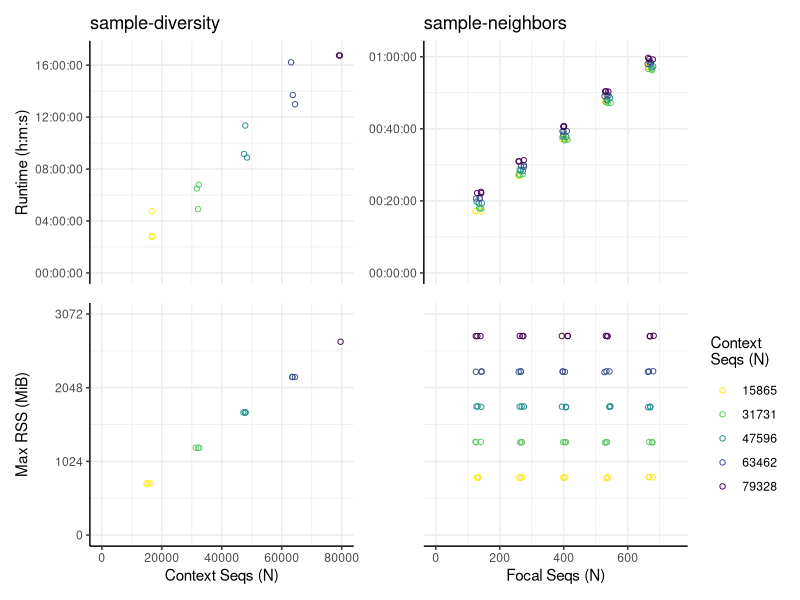
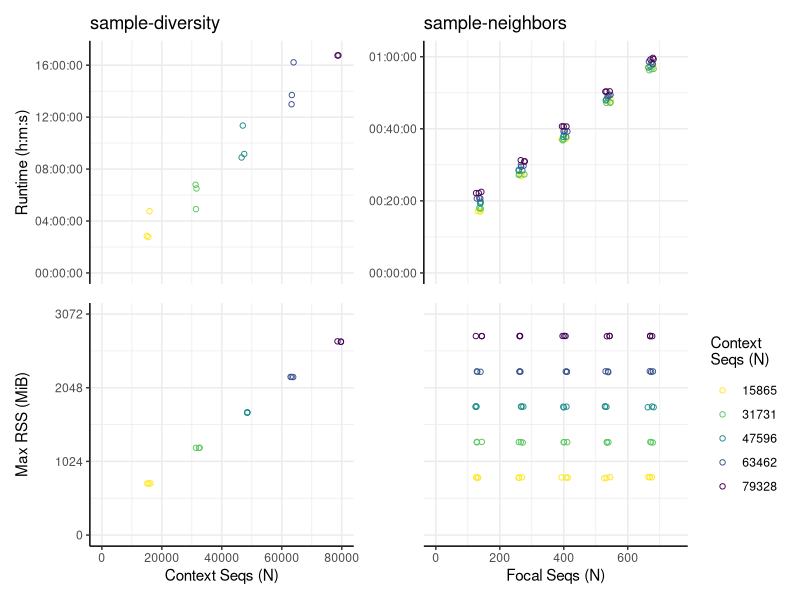
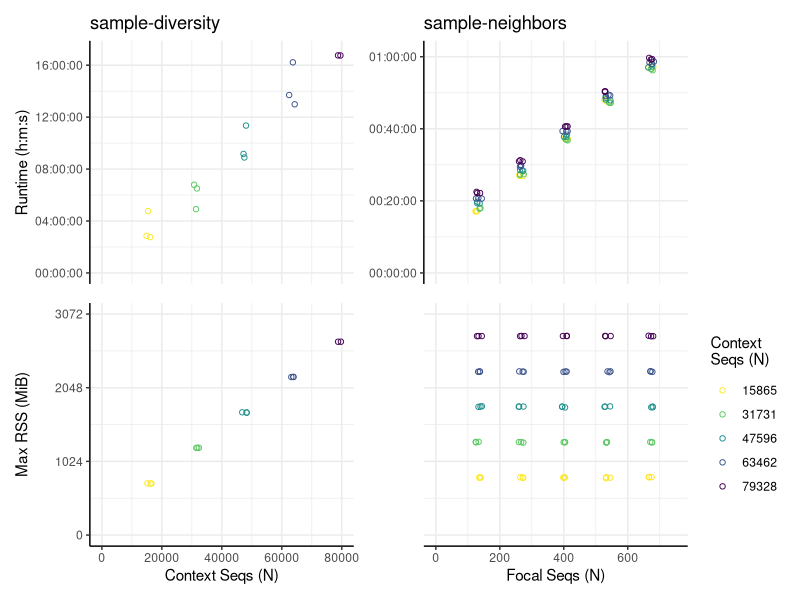
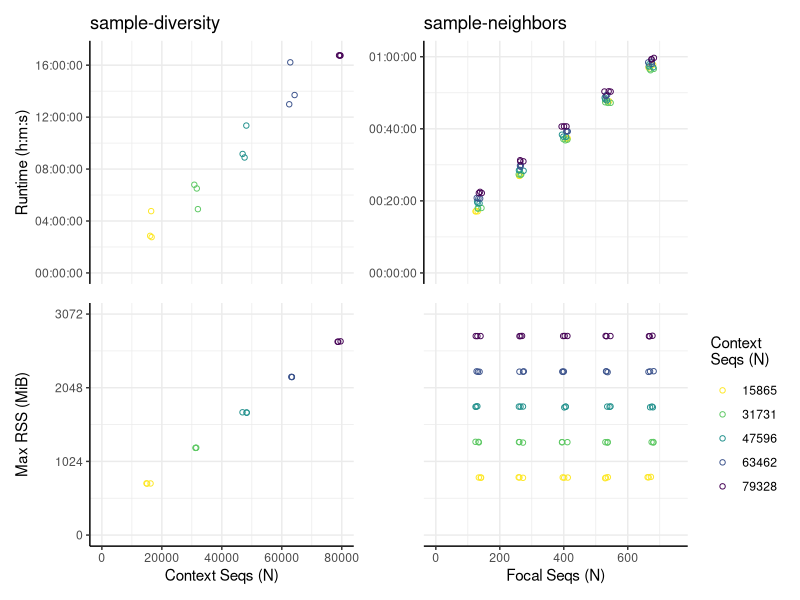

The R source for these figures, in order:
## ---- chunk 1
knitr::opts_chunk$set(echo = TRUE)
## ---- chunk 2
library(readr)
library(dplyr)
library(tidyr)
library(tibble)

div_df = read_tsv('results_diversity.tsv')
div_df = div_df %>%
  separate(file, c(NA, 'context', 'iter'), '_', convert=TRUE) %>%
  add_column(focal=NA, type='diversity')
## ---- chunk 3
nb_df = read_tsv('results_neighbors.tsv')
nb_df = nb_df %>%
  separate(file, c(NA, NA, 'focal', NA, NA, 'context', 'iter'), '_', convert=TRUE) %>%
  add_column(type='neighbors')
## ---- chunk 4
library(reshape2)
bench_df = union(div_df, nb_df)
bench_df = melt(bench_df, 
                id.vars=c('focal', 'context', 'iter', 'type', 'h:m:s', 'max_rss'), 
                measure.vars = c('h:m:s', 'max_rss'), 
                value.name='IGNORE')
## ---- chunk 5
library(ggplot2)
library(patchwork)

base = ggplot(bench_df, aes(color=as.factor(context))) + 
  theme_bw() + theme(panel.border = element_blank()) +   
  scale_color_viridis_d(direction = -1)


p1 = base + 
  geom_jitter(data=subset(bench_df, type=='diversity' & variable=='h:m:s'),
              aes(x=context, y=`h:m:s`), width=1000, height = 0, shape=21)   +
  theme(legend.position = 'none',
        axis.text.x = element_blank(),
        axis.title.x = element_blank(),
        axis.ticks.x = element_blank(),
        axis.line.y = element_line()) +
  ggtitle("sample-diversity") +
  ylab("Runtime (h:m:s)")  +
  scale_y_time(limits = c(0, 61285.00)) +
  scale_x_continuous(limits = c(0, 80000))
p2 = base +
  geom_jitter(data=subset(bench_df, type=='neighbors' & variable=='h:m:s'),
              aes(x=focal, y=`h:m:s`), width=10, height = 0, shape=21) +
  theme(axis.title.y = element_blank(),
        axis.text.x = element_blank(),
        axis.title.x = element_blank(),
        axis.ticks.x = element_blank(),
        legend.position = 'none',
        axis.line.y = element_line()) +
  ggtitle("sample-neighbors") +
  scale_y_time(limits = c(0, 3681.00)) +
  scale_x_continuous(limits = c(0, 750))
p3 = base +
  geom_jitter(data=subset(bench_df, type=='diversity' & variable=='max_rss'),
              aes(x=context, y=max_rss), width=1000, height = 0, shape=21)  +
  theme(legend.position = 'none',
        axis.line.y = element_line(),
        axis.line.x = element_line()) +
  ylab("Max RSS (MiB)") +
  xlab("Context Seqs (N)") +
  labs(color=expression(paste('Context\nSeqs (N)'))) +
  scale_y_continuous(limits = c(0, 3072), breaks = seq(0, 3072, 1024))  +
  scale_x_continuous(limits = c(0, 80000))
p4 = base +
  geom_jitter(data=subset(bench_df, type=='neighbors' & variable=='max_rss'), 
              aes(x=focal, y=max_rss), width=10, height = 0, shape=21) +
  theme(axis.title.y = element_blank(),
        axis.text.y = element_blank(),
        axis.ticks.y = element_blank(),
        axis.line.x = element_line()) +
  xlab("Focal Seqs (N)") +
  labs(color=expression(paste('Context\nSeqs (N)'))) +
  scale_y_continuous(limits = c(0, 3072), breaks = seq(0, 3072, 1024)) +
  scale_x_continuous(limits = c(0, 750))


(fig1 = p1 + p2 + p3 + p4)
ggsave('fig1.eps', fig1, height=5, width=7)
ggsave('fig1.pdf', fig1, height=5, width=7)
ggsave('fig1.png', fig1, height=5, width=7)
